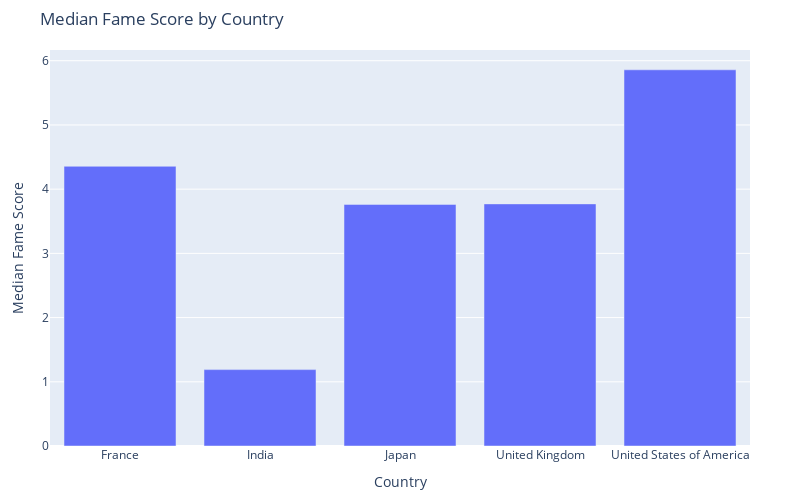

Notebook cell for this chart:
### Code cell
fig = px.bar(
    median_country,
    x='country',
    y='fameScore',
    labels={'fameScore': 'Median Fame Score'},
    title='Median Fame Score by Country',
)

# Update layout parameters
fig.update_layout(
    width=800,
    height=500,
    margin=dict(l=50, r=50, b=50, t=50),
    xaxis_title='Country',
    yaxis_title='Median Fame Score',
)

fig.show()

### Figure 1 — Plotly figure (JSON) as saved in the notebook; plotly's stock layout.template omitted (floating-point values rounded to 4 significant figures)
{"data": [{"alignmentgroup": "True", "hovertemplate": "country=%{x}<br>Median Fame Score=%{y}<extra></extra>", "legendgroup": "", "marker": {"color": "#636efa", "pattern": {"shape": ""}}, "name": "", "offsetgroup": "", "orientation": "v", "showlegend": false, "textposition": "auto", "type": "bar", "x": ["France", "India", "Japan", "United Kingdom", "United States of America"], "xaxis": "x", "y": [4.356, 1.19, 3.762, 3.77, 5.859], "yaxis": "y"}], "layout": {"barmode": "relative", "height": 500, "legend": {"tracegroupgap": 0}, "margin": {"b": 50, "l": 50, "r": 50, "t": 50}, "title": {"text": "Median Fame Score by Country"}, "width": 800, "xaxis": {"anchor": "y", "domain": [0, 1], "title": {"text": "Country"}}, "yaxis": {"anchor": "x", "domain": [0, 1], "title": {"text": "Median Fame Score"}}}}
